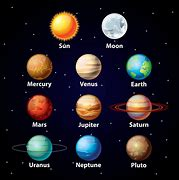
#> input picture OIP.jpeg, 179 x 180 px, found by its file name
$ python 'haugh circles.py'
#> lines starting #> are read from the running program, lines starting #| are printed output that depends on the picture; after the words box and inside, x2 and y2 are one past the last pixel; in counts of white or black regions, pixels touching at a corner belong together
import cv2
import numpy as np
planets = cv2.imread(r"C:\Users\DELL\OneDrive\Desktop\OIP.jpeg")
#> planets is the input picture: shape (180, 179, 3); mean B, G, R 37, 31.7, 35.9
gray = cv2.cvtColor(planets, cv2.COLOR_BGR2GRAY)
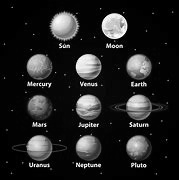
#> gray: shape (180, 179); min 0, max 255, mean 33.5
#cimg = cv2.cvtColor(gray,cv2.COLOR_GRAY2BGR)  *** not work
#cv2.imshow("ccir",cimg)
img = cv2.medianBlur(gray, 5)
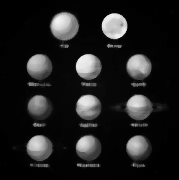
#> img: shape (180, 179); min 0, max 242, mean 30.5
circles = cv2.HoughCircles(img,cv2.HOUGH_GRADIENT,1,10,
 param1=150,param2=28,minRadius=0,
 maxRadius=0)#circles: A vector that stores sets of 3 values: xc,yc,r for each detected circle
#> circles = [[38.5, 147.5, 12.5], [87.5, 106.5, 12.5], [63.5, 26.5, 14.1], [114.5, 25.5, 13.2], [37.5, 104.5, 9.6], [38.5, 65.5, 11.8], [137.5, 64.5, 10.5], [87.5, 65.5, 11.6], [87.5, 146.5, 11.8], [136.5, 146.5, 10.3]]
# [8 lines of commented-out code are left out]
if circles is not None:
        circles = np.uint16(np.around(circles))
#> circles = [[38, 148, 12], [88, 106, 12], [64, 26, 14], [114, 26, 13], [38, 104, 10], [38, 66, 12], [138, 64, 10], [88, 66, 12], [88, 146, 12], [136, 146, 10]]
        for i in circles[0, :]:
            center = (i[0], i[1])
            # draw center
            cv2.circle(planets, center, 1, (0, 255,0), 1)#img,center,radius,colour,thickness
            # circle outline
            radius = i[2]
            cv2.circle(planets, center, radius, (255, 0, 0), 1)
#> this loop made 10 passes
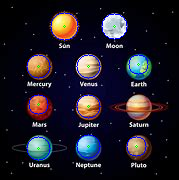
#> planets: shape (180, 179, 3); 2.1% of pixels changed, all inside (x1, y1, x2, y2) = (26, 12, 149, 161)
cv2.imshow("cir",planets)
cv2.waitKey()
cv2.destroyAllWindows()
